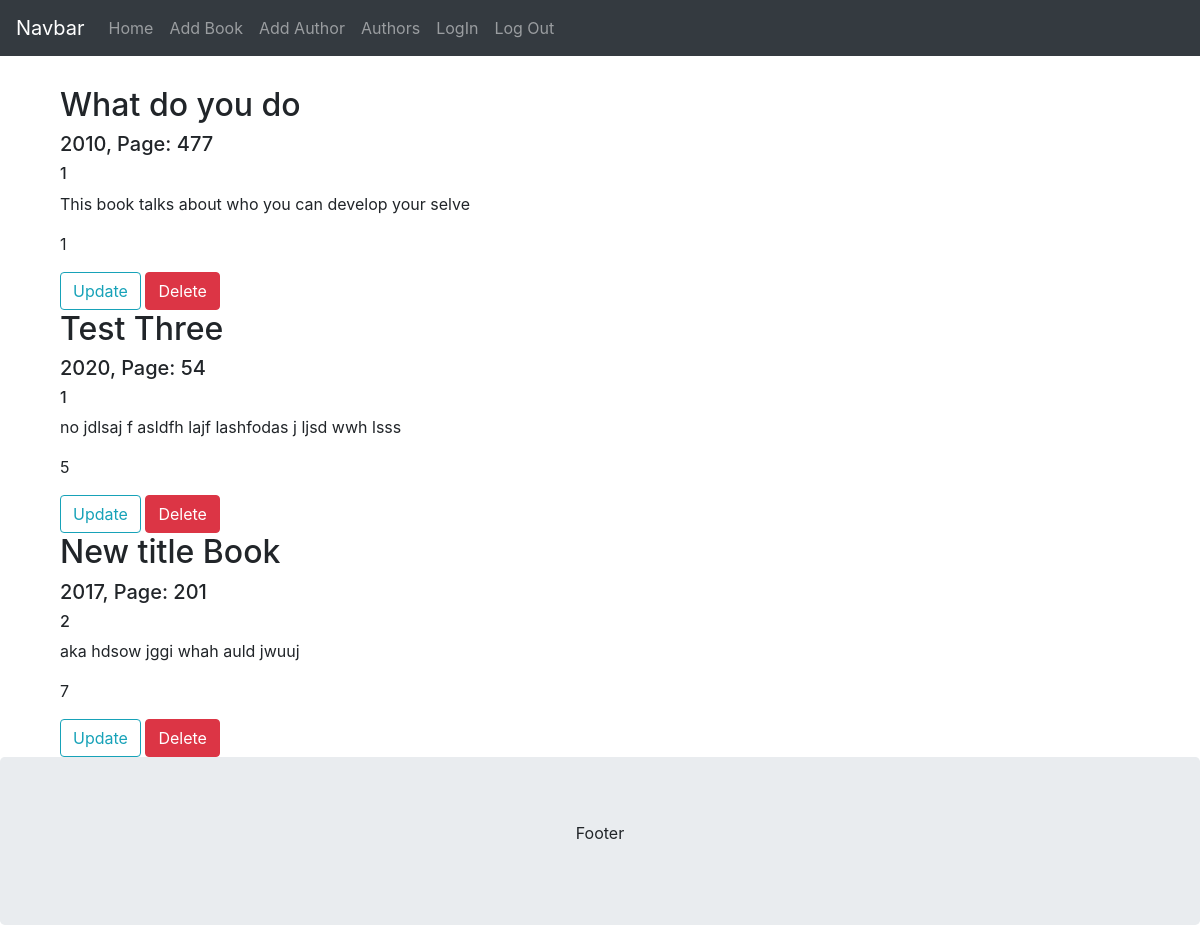
The page / on the database its author committed.
### app/models.py (models this page shows)
class Books(db.Model):
    id = db.Column(db.Integer, primary_key=True) # primary keys are required by SQLAlchemy
    title = db.Column(db.String(100))
    des = db.Column(db.String(100))
    page = db.Column(db.String())
    pub_year = db.Column(db.String())
    Auth_id = db.Column(db.Integer, db.ForeignKey('auth.id'), nullable=False)

### app/main/routes.py (the view)
@main.route("/")
def index():
    all_books = Books.query.all()
    return render_template("index.html" , data = all_books)

### app/templates/index.html
{% extends "layout.html" %}
{% block body %}
    {% for data in data %}
        <h2>{{ data.title }}</h2>
        <h5> {{data.pub_year}}, Page:  {{ data.page }}</h5>
        <h6>{{ data.Auth_id}}</h6>
        <p>{{ data.des }}</p>
        <p>{{ data.id }}</p>
        <a href="{{ url_for('admin.update_book', book_id=data.id) }}" >
            <button class="btn btn-outline-info" >Update</button>
        </a>
        <a href="{{ url_for('admin.delete_post', book_id=data.id) }}" >
            <button class="btn btn-danger" >Delete</button>
        </a>
        <br>
    {% endfor %}
{% endblock %}

### rows shown on the page
Books: title "What do you do", pub_year "2010", page "477", Auth_id "1", des "This book talks about who you can develop your selve", id "1"
Books: title "Test Three", pub_year "2020", page "54", Auth_id "1", des "no jdlsaj f asldfh lajf lashfodas j ljsd wwh lsss", id "5"
Books: title "New title Book", pub_year "2017", page "201", Auth_id "2", des "aka hdsow jggi whah auld jwuuj", id "7"
